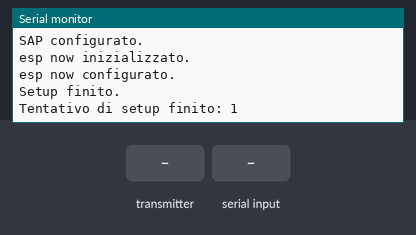
The sketch below on a simulated ESP32. Shown: the last lines printed to the serial monitor. The test bench sets the inputs (shaded band).

Above: at 2.2 s.
2.3 s: the transmitter starts sending newData = 0
At 2.61 s:
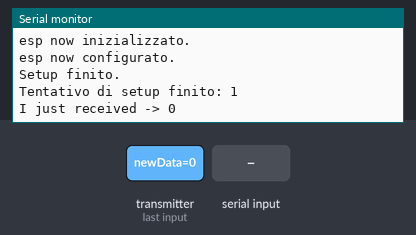
4.3 s: "setup\n" received over Serial
At 5.61 s:
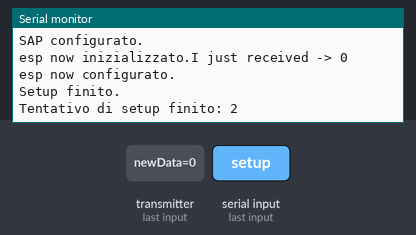

Measured:
- after the input at 2.3 s, the serial monitor: prints a new line at once (image 1)
- after the input at 4.3 s, the serial monitor: prints a new line at once (image 2)

The sketch:

rx-espnow-minimum_STRINGS.ino
```cpp
#include <esp_now.h>
//#include <ESP32-ESPNow.h>
#include <WiFi.h>

#define CHANNEL 1

int nAttemptSetup = 0;

uint8_t newData;

void setup() {
  nAttemptSetup++;
  delay(1000);

  Serial.begin(115200);
  Serial.println("Serial iniziato.");

  WiFi.mode(WIFI_AP);
  Serial.println("Modalità SAP iniziata.");
  WiFi.softAP("RX_1", "RX_1_Password", CHANNEL, 0);
  Serial.println("SAP configurato.");

  esp_now_init();
  Serial.println("esp now inizializzato.");
  esp_now_register_recv_cb(OnDataRecv);
  Serial.println("esp now configurato.");

  Serial.println("Setup finito.");
  Serial.print("Tentativo di setup finito: ");
  Serial.println(String(nAttemptSetup));
}

void loop() {
  /*Serial.print("I did this to data -> ");
  Serial.println(newData * 5);
  delay(3000);*/

  // Controlla se ci sono dati disponibili sulla porta seriale
  if(Serial.available() > 0) {
    //Leggi i dati dalla porta seriale e li salva in una stringa
    String command = Serial.readStringUntil('\n');

    //Controlla se il comando ricevuto è uno eseguibile
    if(command == "setup") {
      Serial.println("Avvio setup...");
      setup();
    } else if(command == "test") {
      Serial.println("Hai chiamato, io rispondo. Sono funzionante.");
    } else if(command == "mac") {
      Serial.println(WiFi.macAddress());
    } else {
      Serial.print("Comando sconosciuto: ");
      Serial.println(command);
    }
  }
}

/** callback when data is recv from Master **/
/*
void OnDataRecv(const uint8_t *mac_addr, const uint8_t *data, int data_len) {
  Serial.print("I just received -> ");
  Serial.println(*data);
  memcpy(&newData, data, sizeof(newData));
}
*/

void OnDataRecv(const esp_now_recv_info_t *recv_info, const uint8_t *data, int len) {
  // Access the sender's MAC address
  const uint8_t *sender_mac = recv_info->des_addr;

  Serial.print("I just received -> ");
  Serial.println(*data);
  memcpy(&newData, data, sizeof(newData));
  // Process the received data
  // ...
}
```
